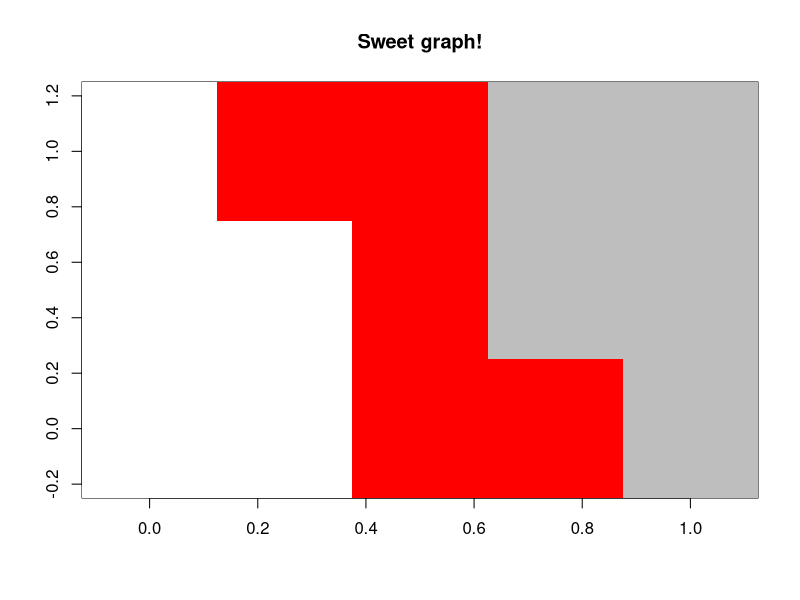
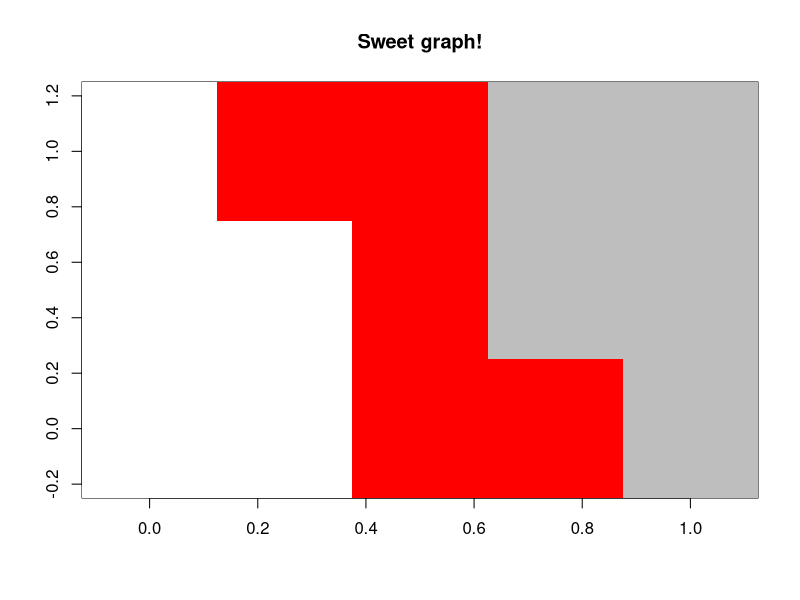

These charts were generated, in order, by the following R code:

# What do we still need to learn to write a package / finish off this project?

# Documenting functions
# S3 Methods / OOP
# ... function wrappers
# 

# Review of the functions we have for the SIR model:

# 1. initialize
# 2. plot
# 3. one iteration
# 3. full simulation

x = matrix(rep(0:2, each = 5), nrow = 3)

class(x) = c("sir", class(x))


plot.sir = function(x, ...){
    image(t(x), col = c("white", "red", "grey"), ...)
}

plot.sir(x, main = "Sweet graph!")

plot(x, main = "Sweet graph!")


summary(x)

# 123 GO: What will I name my summary function?
summary.sir = function(x){
    c(susceptible = sum(x == 0), infected = sum(x == 1), removed = sum(x == 2))
}


summary(x)
